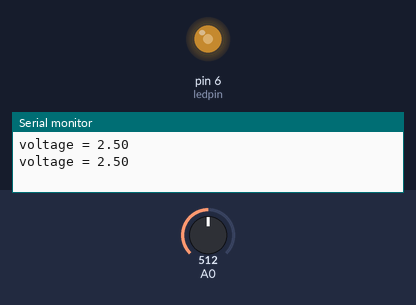
Recording of a sketch running on a simulated Arduino Uno, built with avr-gcc and run on an emulated ATmega328P. Parts: output pins drawn as LEDs (lit = HIGH), the last lines printed to the serial monitor. The test bench sets the inputs (shaded band); at power-on: A0 = 512.

Above: at 1.8 s.
1.9 s: A0 set to 716
At 4.2 s:
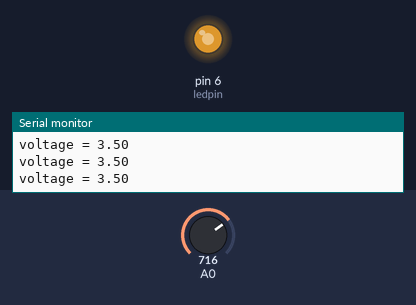
4.5 s: A0 set to 900
At 6.7 s:
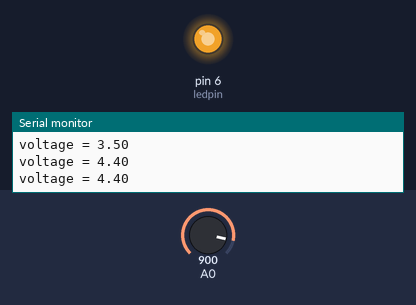
7.5 s: A0 set to 122
At 10.2 s:
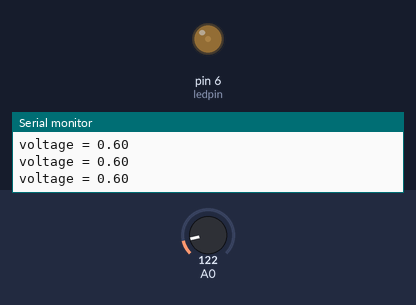
10.5 s: A0 set to 511
At 12.6 s:
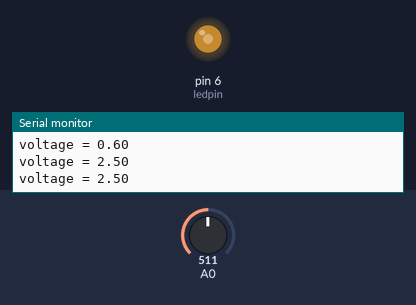
Timing chart, 0 to 14.1 s (numbered marks = the images above; inputs shaded):
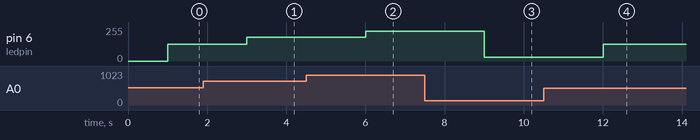

The sketch:

zashiri-4.ino
```cpp
int ledpin = 6;//ledpin connected to digital pin 6
void setup() {
  // put your setup code here, to run once:
  Serial.begin(9600);//setup serial
}

void loop() {
   // put your main code here, to run repeatedly:
  float voltage = analogRead(A0);//read the input voltage(analog pin A0)
  float voltage1 = voltage / 1023 * 5;
  Serial.print("voltage = ");
  Serial.println(voltage1);
  delay(1000);
  float voltage2 = map(voltage, 0, 1023, 0, 255);
  analogWrite(6, voltage2);
}
```

Measured:
- after the input at 1.9 s, pin 6 (ledpin): 127/255 → 178/255 after 1.1 s
- after the input at 4.5 s, pin 6 (ledpin): 178/255 → 224/255 after 1.5 s
- after the input at 7.5 s, pin 6 (ledpin): 224/255 → 30/255 after 1.5 s
- after the input at 10.5 s, pin 6 (ledpin): 30/255 → 127/255 after 1.5 s
